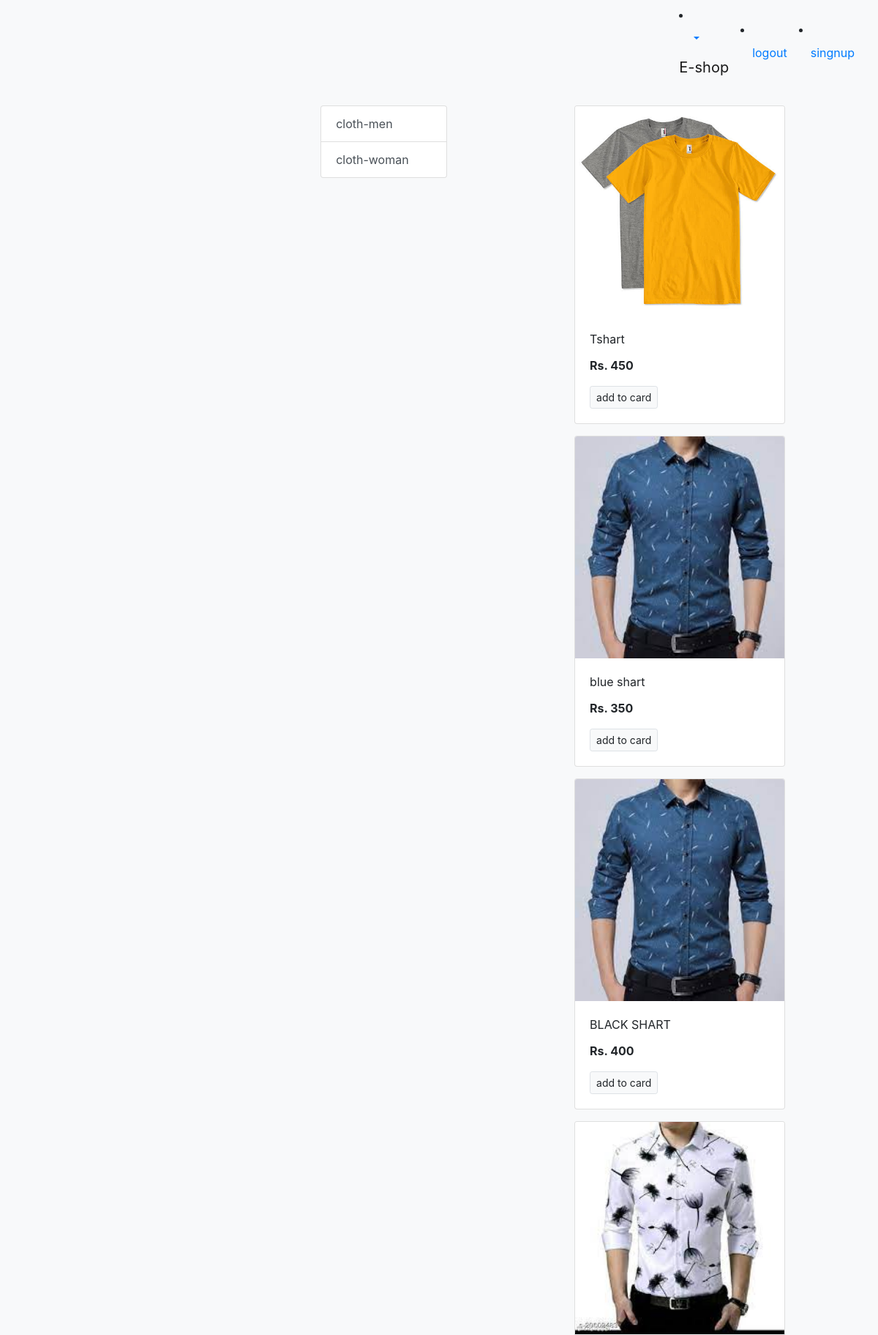
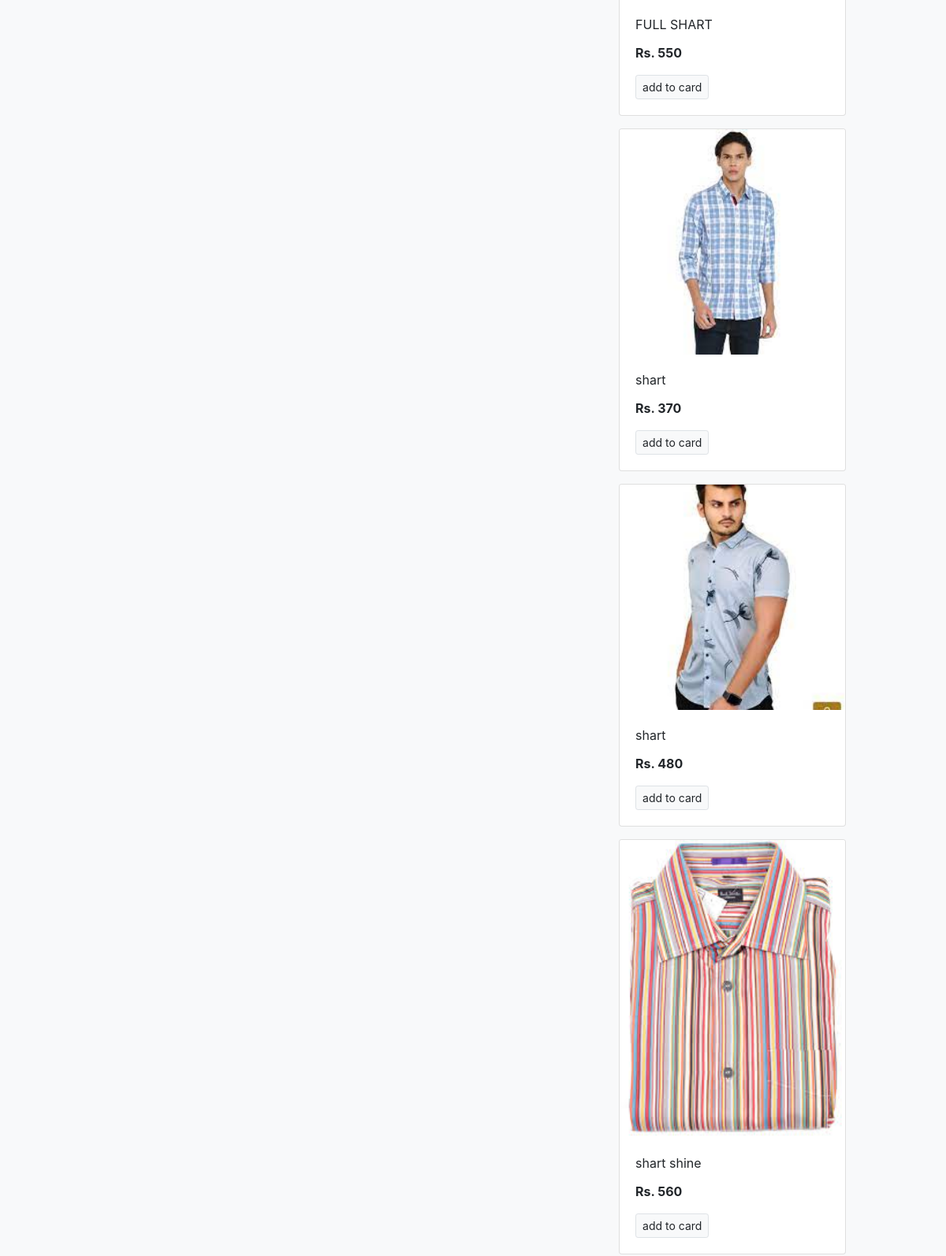
/?category=1 (upper part), run on the app's committed database (2 pictures, top to bottom).
### store/models/category.py (models this page shows, shortened)
class Category(models.Model):
    name = models.CharField(max_length=20)
    @staticmethod
    def get_all_categories():
        return Category.objects.all()

### store/models/product.py (models this page shows, shortened)
class Product(models.Model):
    name = models.CharField(max_length=50)
    price = models.IntegerField(default=0)
    category = models.ForeignKey(Category ,on_delete=models.CASCADE , default=1)
    description = models.CharField(max_length=200 , default='' , null=True , blank=True)
    image = models.ImageField(upload_to='uploads/products/')
    @staticmethod
    def get_all_products_by_categoryid(category_id):
            if category_id:
                return Product.objects.filter(category=category_id)
            else:
                return Product.get_all_products()

### store/views.py (the view)
# urls.py: path('',index),
def index(request):
    products = None
    categories = Category.get_all_categories()
    categoryID = request.GET.get('category')
    print(categoryID)
    if categoryID:
         products = Product.get_all_products_by_categoryid(categoryID)
    else:
        products = Product.get_all_products()
    data = {}
    data['products'] = products
    data['categories'] = categories
    return render(request, 'index.html', data)

### store/templates/index.html (shortened to what this page needs)
{% extends 'base.html'%}
{% block content %}
<div class="container-fruid mt-3">
   <div class="row">
<div class="col-lg-3 mx-auto">
<div class="list-group">
  {% for category in categories %}
  <a href="/?category={{ category.id}}" class="list-group-item list-group-item-action">{{category.name}}</a>
  {% endfor %}
</div>
</div>
    <div id="products" class="col-lg-8">
  <div class="row mx-auto">
    {% for product in products %}
    <div class="card mx-auto mb-3" style="width: 18rem;">
      <img class="card-img-top" src="{{product.image.url}}" alt="Card image cap">
      <div class="card-body">
        <p class="card-title">{{product.name}}</p>
        <p class="card-text"><b>Rs. {{product.price}}</b></p>
        <a href="#" class="btn btn-light border btn-sm">add to card</a>
      </div>
    </div>
       {% endfor %}
      {% endblock%}

### data on the page
Category: name "cloth-men"
Category: name "cloth-woman"
Product: image (picture), name "Tshart", price "450"
Product: image (picture), name "blue shart", price "350"
Product: image (picture), name "BLACK SHART", price "400"
Product: image (picture), name "FULL SHART", price "550"
Product: image (picture), name "shart", price "370"
Product: image (picture), name "shart", price "480"
Product: image (picture), name "shart shine", price "560"
